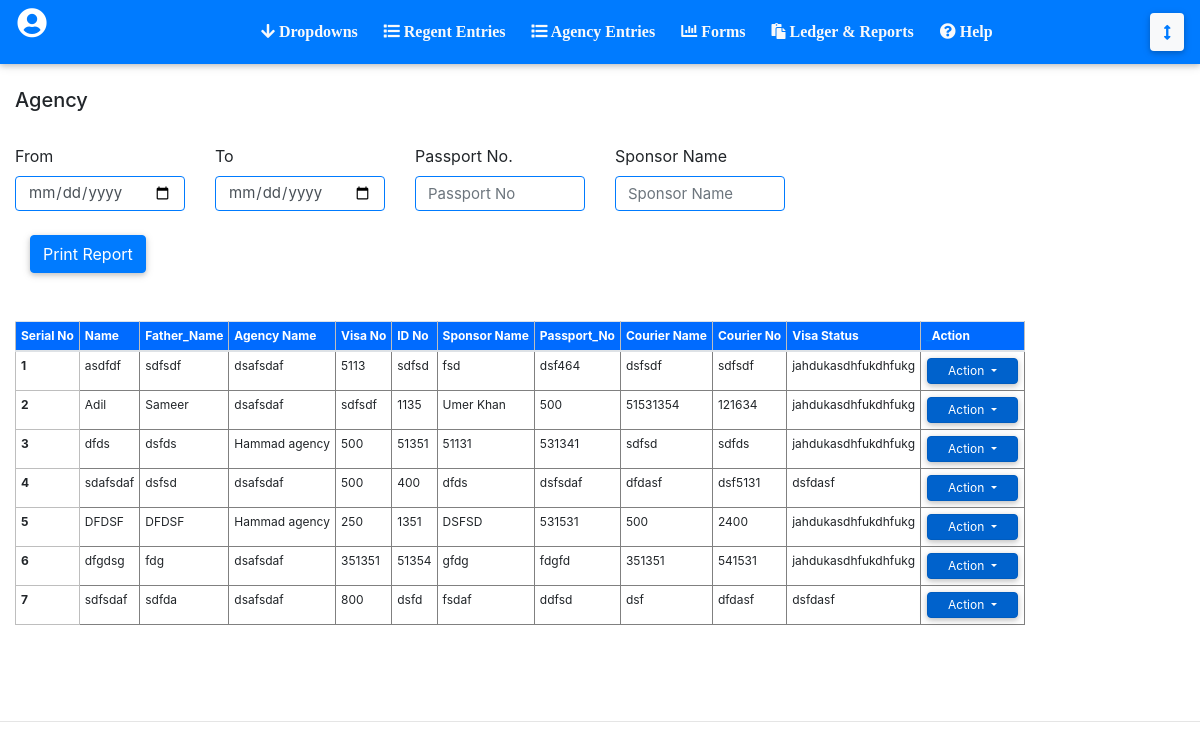
Before: /All-Case-Reports.php with the older database file.
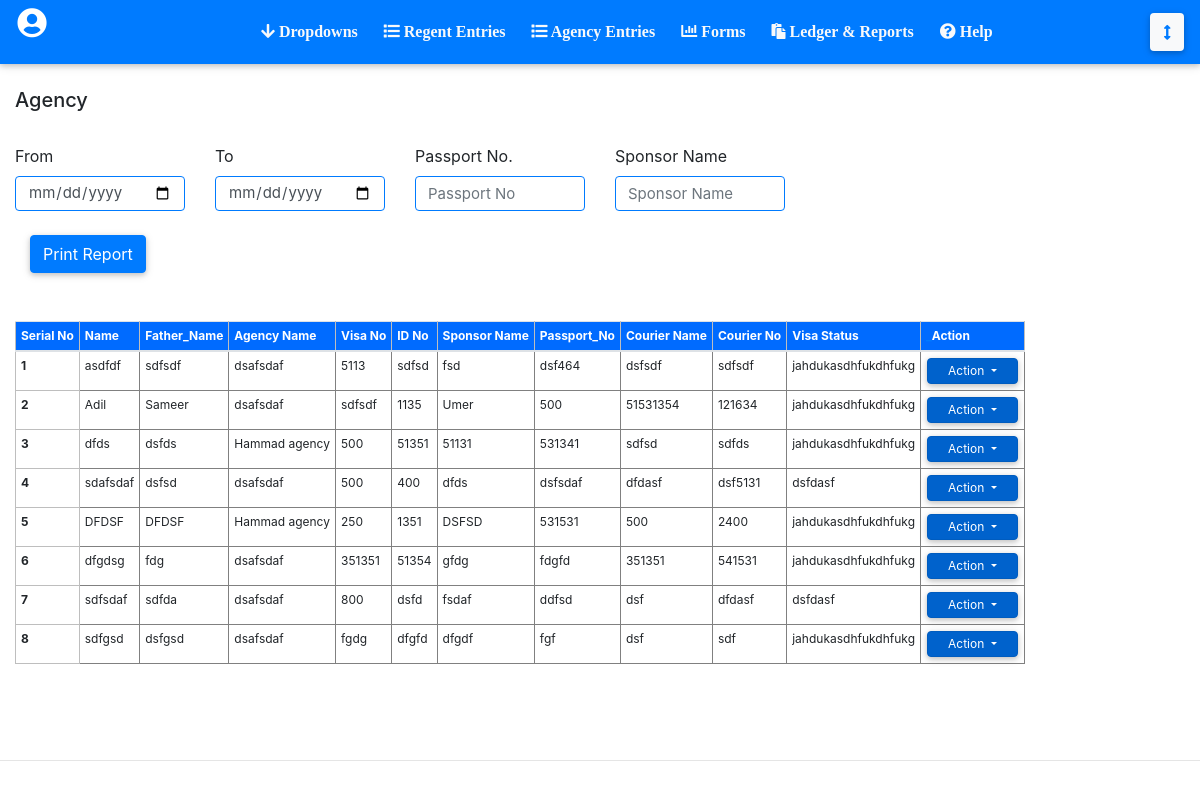
After: the same page with the newer database file.
### tables this page shows
CREATE TABLE `cases` (
  `case_id` int(11) NOT NULL,
  `user_id` int(11) NOT NULL,
  `agency_id` int(11) NOT NULL,
  `visa_file_no` varchar(255) NOT NULL,
  `visa_no` varchar(255) NOT NULL,
  `visa_id_no` varchar(255) NOT NULL,
  `visa_sponsor_name` varchar(255) NOT NULL,
  `visa_date` varchar(255) NOT NULL,
  `visa_profession_id` int(11) NOT NULL,
  `visa_price_as_per_agency` double NOT NULL,
  `visa_price_as_per_regent` double NOT NULL,
  `passenger_name` varchar(255) NOT NULL,
  `passenger_father_name` varchar(255) NOT NULL,
  `passenger_eno` varchar(255) NOT NULL,
  `passenger_passport_no` varchar(255) NOT NULL,
  `passenger_dob` varchar(255) NOT NULL,
  `passenger_name_urdu` varchar(255) NOT NULL,
  `passenger_father_name_urdu` varchar(255) NOT NULL,
  `passenger_date_of_issue` varchar(255) NOT NULL,
  `passenger_date_of_expiry` varchar(255) NOT NULL,
  `passenger_submit_date` varchar(255) NOT NULL,
  `passenger_cnic` varchar(255) NOT NULL,
  `submitted_to` varchar(255) NOT NULL,
  `visa_status_id` int(11) NOT NULL,
  `visa_courier_date` varchar(255) NOT NULL,
  `visa_courier_name` varchar(255) NOT NULL,
  `visa_courier_no` varchar(255) NOT NULL,
  `remarks` varchar(255) NOT NULL,
  `current_date_submission` varchar(255) NOT NULL,
  `type` varchar(20) DEFAULT NULL
);

CREATE TABLE `users` (
  `user_id` int(11) NOT NULL,
  `name` varchar(255) NOT NULL,
  `email` varchar(255) NOT NULL,
  `password` varchar(255) NOT NULL,
  `city` varchar(255) NOT NULL,
  `cnic` varchar(255) NOT NULL,
  `phone` varchar(255) NOT NULL,
  `address` varchar(255) NOT NULL,
  `image` longblob NOT NULL,
  `role` varchar(255) NOT NULL
);

CREATE TABLE `visa_status` (
  `visa_status_id` int(11) NOT NULL,
  `name` varchar(255) NOT NULL
);

### All-Case-Reports.php (the view, shortened to what this page needs)
<?php
include_once('header.php');
include_once('connect.php');
?>
<section class="container-fluid">
    <h5>Agency</h5>
    <br>
	<section class="row" style="align-items: center;">
		<section class="col-md-2">
			<span >From</span>
			<input type="date" class="form-control input-box" placeholder="Name" />
		</section>
		<section class="col-md-2">
			<span >To</span>
			<input type="date" class="form-control input-box" placeholder="Name" />
		</section>
		<section class="col-md-2">
			<span >Passport No.</span>
			<input id="search_passport_no" type="text" class="form-control input-box" placeholder="Passport No" />
		</section>
		<section class="col-md-2">
			<span >Sponsor Name</span>
			<input id="search_sponsor_name" type="text" class="form-control input-box" placeholder="Sponsor Name" />
		</section>
	</section>
	<br>
<section class="container-fluid">
		<input id="print_table" type="button" class="btn-primary btn" value="Print Report" />
	</section>
	<br><br>
		<div id="print_div">
            <table class="table table-responsive m-auto " style="padding-bottom: 80px;">
                <thead>
                    <tr>
					  <th scope="col">Serial No</th>
                      <th scope="col">Name</th>
					  <th scope="col">Father_Name</th>
                      <th scope="col">Agency Name</th>
                      <th scope="col">Visa No</th>
                      <th scope="col">ID No</th>
                      <th scope="col">Sponsor Name</th>
					  <th scope="col">Passport_No</th>
					  <th scope="col">Courier Name</th>
					  <th scope="col">Courier No</th>
					  <th scope="col">Visa Status</th>
					  <th scope="col" class="tbl1"><span class="text-primary">_</span>Action<span class="text-primary"></span></th>
                    </tr>
                  </thead>
                  <tbody class="result">
                  <tbody>
				<?php
				$query = mysqli_query($con, "
				SELECT cases.*,
				users.name as username,
				visa_status.name as visa_status_name
				FROM `cases`
				INNER JOIN users
				ON users.user_id = cases.agency_id
				INNER JOIN visa_status
				ON visa_status.visa_status_id = cases.visa_status_id
					");
				$count = 1;
				while ($row=mysqli_fetch_array($query)) {
					?>
					<tr class="showAll">
					<th scope="row"><?php echo $count?></th>
					<td><?php echo $row['passenger_name'] ?></td>
					<td><?php echo $row['passenger_father_name'] ?></td>
					<td><?php echo $row['username'] ?></td>
					<td><?php echo $row['visa_no'] ?></td>
					<td><?php echo $row['visa_id_no'] ?></td>
					<td><?php echo $row['visa_sponsor_name'] ?></td>
					<td><?php echo $row['passenger_passport_no'] ?></td>
					<td><?php echo $row['visa_courier_name'] ?></td>
					<td><?php echo $row['visa_courier_no'] ?></td>
					<td><?php echo $row['visa_status_name'] ?></td>
				    <td class="tbl2">
						<div class="dropdown show">
							<a class="btn btn-primary dropdown-toggle"  style="font-size: 12px !important; color: white; padding: 3px; margin: 1px; padding-left: 20px !important; padding-right: 20px !important;" href="#" role="button" id="dropdownMenuLink" data-toggle="dropdown" aria-haspopup="true" aria-expanded="false">
							  Action
							</a>
						</div>
					</td>
				</tr>
					<?php
					$count++;
				}
				?>
                  </tbody>
            </table>
        </div>
</section>
<hr>
</body>
</html>
<link rel="stylesheet" type="text/css" href="css/style.css" media="print">
<link rel="stylesheet" type="text/css" href="css/style2.css" media="all">
<link rel="stylesheet" type="text/css" href="css/style.css">

### header.php (shortened to what this page needs)
<!doctype html>
<html>
<head>
<link rel="stylesheet" type="text/css" href="css/style.css">
<link href="css/Main StyleSheet.css" rel="stylesheet">
<link rel="stylesheet" href="css/bootstrap.min.css">
<link rel="stylesheet" href="css/animate.css">
<link rel="stylesheet" href="https://cdnjs.cloudflare.com/ajax/libs/font-awesome/4.7.0/css/font-awesome.min.css">
<link rel="stylesheet" href="https://cdnjs.cloudflare.com/ajax/libs/baguettebox.js/1.8.1/baguetteBox.min.css">
<link rel="stylesheet" href="https://use.fontawesome.com/releases/v5.4.1/css/all.css">
<link href="https://cdnjs.cloudflare.com/ajax/libs/normalize/8.0.0/normalize.min.css" rel="stylesheet" type="text/css">
<link href="css/jquery-fab-button.css" rel="stylesheet">
<link href="css/bootstrap-datetimepicker.css" rel="stylesheet" />
</head>
<body>
    <nav class="navbar navbar-expand-lg navbar-light bg-primary" style="align-items: center">
      <section class="mr-auto text-center">
        <i class="fas fa-user-circle" style="font-size: 30px; color: white;"></i>
        <a class="nav-link text-light list-link" href="#" ><?php echo @$_SESSION['role'] ?></a>
      </section>
      <div class="collapse navbar-collapse" id="navbarNav">
        <ul class="navbar-nav m-auto">
        <li class="nav-item" style="cursor:pointer">
          <a class="nav-link text-light showhide1"><i class="fas fa-arrow-down"></i> Dropdowns</a>
        </li>
        <li class="nav-item" style="cursor:pointer">
          <a class="nav-link text-light showhide1"><i class="fas fa-list"></i> Regent Entries</a>
        </li>
        <li class="nav-item" style="cursor:pointer">
          <a class="nav-link text-light showhide1"><i class="fas fa-list"></i> Agency Entries</a>
        </li>
        <li class="nav-item" style="cursor:pointer">
          <a class="nav-link text-light showhide1"><i class="fa fa-chart-bar"></i> Forms</a>
        </li>
        <li class="nav-item" style="cursor:pointer">
          <a class="nav-link text-light showhide1" ><i class="fa fa-paste"></i> Ledger & Reports</a>
        </li>
        <li class="nav-item" style="cursor:pointer">
          <a class="nav-link text-light" href="help.html"><i class="fas fa-question-circle"></i> Help</a>
        </li>
        </ul>
          <button class="btn text-primary main bg-light showhide1 ml-auto"  >
        </button>
      </div>
    </nav>
		<br>

### css/Main StyleSheet.css (style rules this page uses)
.nav-link { font-weight: bold; font-family: calibri; }
.navbar-nav { padding-left: 120px !important; }

### header.php (style rules this page uses)
.list-link { line-height: 0.2 !important; transition: 1s; }
.nav-item { margin-left: 10px; }
.input-box { background-color: transparent !important; height: 35px !important; border: 0.5px solid #007BFF ; font-size: 15px; margin-top: 8px; }
th { font-size: 12px !important; border: 1px solid rgb(190, 190, 190); padding: 5px !important; width: auto !important; }
tr { width: auto !important; padding: 5px !important; font-size: 12px !important; }
thead { background-color: #006BFF; color: white; }
td { border: 1px solid gray; width: auto !important; padding: 5px !important; font-size: 12px !important; }

Changed rows visible on the page:
changed cases "Adil": visa_sponsor_name "Umer Khan" → "Umer"
added cases: passenger_name "sdfgsd", passenger_father_name "dsfgsd", agency.name "dsafsdaf", visa_no "fgdg", visa_id_no "dfgfd", visa_sponsor_name "dfgdf", passenger_passport_no "fgf", visa_courier_name "dsf", visa_courier_no "sdf", visa_status.name "jahdukasdhfukdhfukg"
